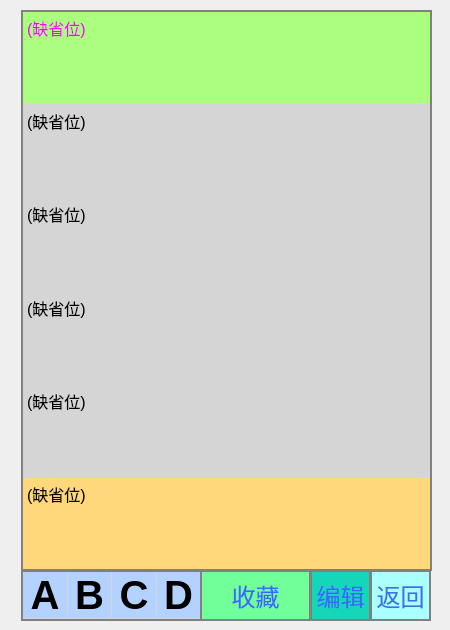
<?xml version="1.0" encoding="UTF-8"?>
<ui version="4.0">
 <class>showInformation</class>
 <widget class="QWidget" name="showInformation">
  <property name="geometry">
   <rect>
    <x>0</x>
    <y>0</y>
    <width>450</width>
    <height>630</height>
   </rect>
  </property>
  <property name="sizePolicy">
   <sizepolicy hsizetype="Fixed" vsizetype="Fixed">
    <horstretch>0</horstretch>
    <verstretch>0</verstretch>
   </sizepolicy>
  </property>
  <property name="windowTitle">
   <string>Form</string>
  </property>
  <widget class="QWidget" name="widget" native="true">
   <property name="geometry">
    <rect>
     <x>0</x>
     <y>0</y>
     <width>450</width>
     <height>630</height>
    </rect>
   </property>
   <property name="sizePolicy">
    <sizepolicy hsizetype="Fixed" vsizetype="Fixed">
     <horstretch>0</horstretch>
     <verstretch>0</verstretch>
    </sizepolicy>
   </property>
   <property name="font">
    <font>
     <pointsize>14</pointsize>
    </font>
   </property>
   <property name="styleSheet">
    <string notr="true"/>
   </property>
   <widget class="QFrame" name="horizontalFrame">
    <property name="geometry">
     <rect>
      <x>21</x>
      <y>570</y>
      <width>181</width>
      <height>51</height>
     </rect>
    </property>
    <property name="styleSheet">
     <string notr="true">border:2px solid gray;
background-color: rgb(213, 213, 213);</string>
    </property>
    <layout class="QHBoxLayout" name="horizontalLayout">
     <property name="spacing">
      <number>1</number>
     </property>
     <property name="leftMargin">
      <number>0</number>
     </property>
     <property name="topMargin">
      <number>0</number>
     </property>
     <property name="rightMargin">
      <number>0</number>
     </property>
     <property name="bottomMargin">
      <number>0</number>
     </property>
     <item>
      <widget class="QPushButton" name="A">
       <property name="sizePolicy">
        <sizepolicy hsizetype="Fixed" vsizetype="Fixed">
         <horstretch>0</horstretch>
         <verstretch>0</verstretch>
        </sizepolicy>
       </property>
       <property name="font">
        <font>
         <pointsize>30</pointsize>
         <bold>true</bold>
        </font>
       </property>
       <property name="whatsThis">
        <string>1</string>
       </property>
       <property name="styleSheet">
        <string notr="true">border:none;
background-color: rgb(180, 210, 255);border:none;
background-color: rgb(180, 210, 255);</string>
       </property>
       <property name="text">
        <string> A </string>
       </property>
      </widget>
     </item>
     <item>
      <widget class="QPushButton" name="B">
       <property name="sizePolicy">
        <sizepolicy hsizetype="Fixed" vsizetype="Fixed">
         <horstretch>0</horstretch>
         <verstretch>0</verstretch>
        </sizepolicy>
       </property>
       <property name="font">
        <font>
         <pointsize>30</pointsize>
         <bold>true</bold>
        </font>
       </property>
       <property name="whatsThis">
        <string>2</string>
       </property>
       <property name="styleSheet">
        <string notr="true">border:none;
background-color: rgb(180, 210, 255);</string>
       </property>
       <property name="text">
        <string> B </string>
       </property>
      </widget>
     </item>
     <item>
      <widget class="QPushButton" name="C">
       <property name="sizePolicy">
        <sizepolicy hsizetype="Fixed" vsizetype="Fixed">
         <horstretch>0</horstretch>
         <verstretch>0</verstretch>
        </sizepolicy>
       </property>
       <property name="font">
        <font>
         <pointsize>30</pointsize>
         <bold>true</bold>
        </font>
       </property>
       <property name="whatsThis">
        <string>4</string>
       </property>
       <property name="styleSheet">
        <string notr="true">border:none;
background-color: rgb(180, 210, 255);</string>
       </property>
       <property name="text">
        <string> C </string>
       </property>
      </widget>
     </item>
     <item>
      <widget class="QPushButton" name="D">
       <property name="enabled">
        <bool>true</bool>
       </property>
       <property name="sizePolicy">
        <sizepolicy hsizetype="Fixed" vsizetype="Fixed">
         <horstretch>0</horstretch>
         <verstretch>0</verstretch>
        </sizepolicy>
       </property>
       <property name="font">
        <font>
         <pointsize>30</pointsize>
         <bold>true</bold>
        </font>
       </property>
       <property name="whatsThis">
        <string>8</string>
       </property>
       <property name="styleSheet">
        <string notr="true">border:none;
background-color: rgb(180, 210, 255);</string>
       </property>
       <property name="text">
        <string> D </string>
       </property>
      </widget>
     </item>
    </layout>
   </widget>
   <widget class="QPushButton" name="pushButton_3">
    <property name="geometry">
     <rect>
      <x>310</x>
      <y>570</y>
      <width>61</width>
      <height>51</height>
     </rect>
    </property>
    <property name="sizePolicy">
     <sizepolicy hsizetype="Minimum" vsizetype="Fixed">
      <horstretch>0</horstretch>
      <verstretch>0</verstretch>
     </sizepolicy>
    </property>
    <property name="font">
     <font>
      <pointsize>18</pointsize>
     </font>
    </property>
    <property name="styleSheet">
     <string notr="true">border:2px solid gray;
background-color: rgb(20, 215, 186);
color: rgb(60, 102, 255);</string>
    </property>
    <property name="text">
     <string>编辑</string>
    </property>
    <property name="flat">
     <bool>false</bool>
    </property>
   </widget>
   <widget class="QPushButton" name="pushButton_4">
    <property name="geometry">
     <rect>
      <x>370</x>
      <y>570</y>
      <width>61</width>
      <height>51</height>
     </rect>
    </property>
    <property name="font">
     <font>
      <pointsize>18</pointsize>
     </font>
    </property>
    <property name="styleSheet">
     <string notr="true">color: rgb(61, 112, 232);
background-color: rgb(170, 255, 255);
border:2px solid gray;</string>
    </property>
    <property name="text">
     <string>返回</string>
    </property>
    <property name="flat">
     <bool>false</bool>
    </property>
   </widget>
   <widget class="QPushButton" name="pushButton_5">
    <property name="geometry">
     <rect>
      <x>200</x>
      <y>570</y>
      <width>111</width>
      <height>51</height>
     </rect>
    </property>
    <property name="sizePolicy">
     <sizepolicy hsizetype="Minimum" vsizetype="Fixed">
      <horstretch>0</horstretch>
      <verstretch>0</verstretch>
     </sizepolicy>
    </property>
    <property name="font">
     <font>
      <pointsize>18</pointsize>
     </font>
    </property>
    <property name="styleSheet">
     <string notr="true">border:2px solid gray;
background-color: rgb(112, 255, 153);
color: rgb(60, 102, 255);</string>
    </property>
    <property name="text">
     <string>收藏</string>
    </property>
    <property name="flat">
     <bool>false</bool>
    </property>
   </widget>
  </widget>
  <widget class="QFrame" name="frame_2">
   <property name="geometry">
    <rect>
     <x>21</x>
     <y>10</y>
     <width>411</width>
     <height>561</height>
    </rect>
   </property>
   <property name="font">
    <font>
     <pointsize>12</pointsize>
    </font>
   </property>
   <property name="styleSheet">
    <string notr="true">border:2px solid gray;
background-color: rgb(213, 213, 213);</string>
   </property>
   <layout class="QGridLayout" name="gridLayout">
    <property name="leftMargin">
     <number>0</number>
    </property>
    <property name="topMargin">
     <number>0</number>
    </property>
    <property name="rightMargin">
     <number>0</number>
    </property>
    <property name="bottomMargin">
     <number>0</number>
    </property>
    <property name="horizontalSpacing">
     <number>0</number>
    </property>
    <property name="verticalSpacing">
     <number>2</number>
    </property>
    <item row="2" column="0">
     <widget class="QTextEdit" name="AnswerB">
      <property name="font">
       <font>
        <pointsize>12</pointsize>
       </font>
      </property>
      <property name="autoFillBackground">
       <bool>false</bool>
      </property>
      <property name="styleSheet">
       <string notr="true">border:none;
background-color:color(32,5,6);</string>
      </property>
      <property name="readOnly">
       <bool>true</bool>
      </property>
      <property name="html">
       <string>&lt;!DOCTYPE HTML PUBLIC &quot;-//W3C//DTD HTML 4.0//EN&quot; &quot;http://www.w3.org/TR/REC-html40/strict.dtd&quot;&gt;
&lt;html&gt;&lt;head&gt;&lt;meta name=&quot;qrichtext&quot; content=&quot;1&quot; /&gt;&lt;meta charset=&quot;utf-8&quot; /&gt;&lt;style type=&quot;text/css&quot;&gt;
p, li { white-space: pre-wrap; }
&lt;/style&gt;&lt;/head&gt;&lt;body style=&quot; font-family:'Microsoft YaHei UI'; font-size:12pt; font-weight:400; font-style:normal;&quot;&gt;
&lt;p style=&quot; margin-top:0px; margin-bottom:0px; margin-left:0px; margin-right:0px; -qt-block-indent:0; text-indent:0px;&quot;&gt;&lt;span style=&quot; font-family:'SimSun';&quot;&gt;(缺省位)&lt;/span&gt;&lt;/p&gt;&lt;/body&gt;&lt;/html&gt;</string>
      </property>
      <property name="overwriteMode">
       <bool>false</bool>
      </property>
     </widget>
    </item>
    <item row="4" column="0">
     <widget class="QTextEdit" name="AnswerD">
      <property name="enabled">
       <bool>true</bool>
      </property>
      <property name="font">
       <font>
        <pointsize>12</pointsize>
       </font>
      </property>
      <property name="autoFillBackground">
       <bool>false</bool>
      </property>
      <property name="styleSheet">
       <string notr="true">border:none;
background-color:color(32,5,6);</string>
      </property>
      <property name="readOnly">
       <bool>true</bool>
      </property>
      <property name="html">
       <string>&lt;!DOCTYPE HTML PUBLIC &quot;-//W3C//DTD HTML 4.0//EN&quot; &quot;http://www.w3.org/TR/REC-html40/strict.dtd&quot;&gt;
&lt;html&gt;&lt;head&gt;&lt;meta name=&quot;qrichtext&quot; content=&quot;1&quot; /&gt;&lt;meta charset=&quot;utf-8&quot; /&gt;&lt;style type=&quot;text/css&quot;&gt;
p, li { white-space: pre-wrap; }
&lt;/style&gt;&lt;/head&gt;&lt;body style=&quot; font-family:'Microsoft YaHei UI'; font-size:12pt; font-weight:400; font-style:normal;&quot;&gt;
&lt;p style=&quot; margin-top:0px; margin-bottom:0px; margin-left:0px; margin-right:0px; -qt-block-indent:0; text-indent:0px;&quot;&gt;&lt;span style=&quot; font-family:'SimSun';&quot;&gt;(缺省位)&lt;/span&gt;&lt;/p&gt;&lt;/body&gt;&lt;/html&gt;</string>
      </property>
      <property name="overwriteMode">
       <bool>false</bool>
      </property>
     </widget>
    </item>
    <item row="0" column="0">
     <widget class="QTextEdit" name="Topic">
      <property name="font">
       <font>
        <pointsize>12</pointsize>
       </font>
      </property>
      <property name="autoFillBackground">
       <bool>false</bool>
      </property>
      <property name="styleSheet">
       <string notr="true">border:none;
background-color: rgb(170, 255, 127);
color:rgb(255, 0, 255)</string>
      </property>
      <property name="readOnly">
       <bool>true</bool>
      </property>
      <property name="html">
       <string>&lt;!DOCTYPE HTML PUBLIC &quot;-//W3C//DTD HTML 4.0//EN&quot; &quot;http://www.w3.org/TR/REC-html40/strict.dtd&quot;&gt;
&lt;html&gt;&lt;head&gt;&lt;meta name=&quot;qrichtext&quot; content=&quot;1&quot; /&gt;&lt;meta charset=&quot;utf-8&quot; /&gt;&lt;style type=&quot;text/css&quot;&gt;
p, li { white-space: pre-wrap; }
&lt;/style&gt;&lt;/head&gt;&lt;body style=&quot; font-family:'Microsoft YaHei UI'; font-size:12pt; font-weight:400; font-style:normal;&quot;&gt;
&lt;p style=&quot; margin-top:0px; margin-bottom:0px; margin-left:0px; margin-right:0px; -qt-block-indent:0; text-indent:0px;&quot;&gt;&lt;span style=&quot; font-family:'SimSun';&quot;&gt;(缺省位)&lt;/span&gt;&lt;/p&gt;&lt;/body&gt;&lt;/html&gt;</string>
      </property>
      <property name="overwriteMode">
       <bool>false</bool>
      </property>
     </widget>
    </item>
    <item row="1" column="0">
     <widget class="QTextEdit" name="AnswerA">
      <property name="font">
       <font>
        <pointsize>12</pointsize>
       </font>
      </property>
      <property name="autoFillBackground">
       <bool>false</bool>
      </property>
      <property name="styleSheet">
       <string notr="true">border:none;
background-color:color(32,5,6);</string>
      </property>
      <property name="readOnly">
       <bool>true</bool>
      </property>
      <property name="html">
       <string>&lt;!DOCTYPE HTML PUBLIC &quot;-//W3C//DTD HTML 4.0//EN&quot; &quot;http://www.w3.org/TR/REC-html40/strict.dtd&quot;&gt;
&lt;html&gt;&lt;head&gt;&lt;meta name=&quot;qrichtext&quot; content=&quot;1&quot; /&gt;&lt;meta charset=&quot;utf-8&quot; /&gt;&lt;style type=&quot;text/css&quot;&gt;
p, li { white-space: pre-wrap; }
&lt;/style&gt;&lt;/head&gt;&lt;body style=&quot; font-family:'Microsoft YaHei UI'; font-size:12pt; font-weight:400; font-style:normal;&quot;&gt;
&lt;p style=&quot; margin-top:0px; margin-bottom:0px; margin-left:0px; margin-right:0px; -qt-block-indent:0; text-indent:0px;&quot;&gt;&lt;span style=&quot; font-family:'SimSun';&quot;&gt;(缺省位)&lt;/span&gt;&lt;/p&gt;&lt;/body&gt;&lt;/html&gt;</string>
      </property>
      <property name="overwriteMode">
       <bool>false</bool>
      </property>
     </widget>
    </item>
    <item row="3" column="0">
     <widget class="QTextEdit" name="AnswerC">
      <property name="font">
       <font>
        <pointsize>12</pointsize>
       </font>
      </property>
      <property name="autoFillBackground">
       <bool>false</bool>
      </property>
      <property name="styleSheet">
       <string notr="true">border:none;
background-color:color(32,5,6);</string>
      </property>
      <property name="readOnly">
       <bool>true</bool>
      </property>
      <property name="html">
       <string>&lt;!DOCTYPE HTML PUBLIC &quot;-//W3C//DTD HTML 4.0//EN&quot; &quot;http://www.w3.org/TR/REC-html40/strict.dtd&quot;&gt;
&lt;html&gt;&lt;head&gt;&lt;meta name=&quot;qrichtext&quot; content=&quot;1&quot; /&gt;&lt;meta charset=&quot;utf-8&quot; /&gt;&lt;style type=&quot;text/css&quot;&gt;
p, li { white-space: pre-wrap; }
&lt;/style&gt;&lt;/head&gt;&lt;body style=&quot; font-family:'Microsoft YaHei UI'; font-size:12pt; font-weight:400; font-style:normal;&quot;&gt;
&lt;p style=&quot; margin-top:0px; margin-bottom:0px; margin-left:0px; margin-right:0px; -qt-block-indent:0; text-indent:0px;&quot;&gt;&lt;span style=&quot; font-family:'SimSun';&quot;&gt;(缺省位)&lt;/span&gt;&lt;/p&gt;&lt;/body&gt;&lt;/html&gt;</string>
      </property>
      <property name="overwriteMode">
       <bool>false</bool>
      </property>
     </widget>
    </item>
    <item row="5" column="0">
     <widget class="QTextEdit" name="why">
      <property name="enabled">
       <bool>true</bool>
      </property>
      <property name="font">
       <font>
        <pointsize>12</pointsize>
       </font>
      </property>
      <property name="autoFillBackground">
       <bool>false</bool>
      </property>
      <property name="styleSheet">
       <string notr="true">border:none;
background-color: rgb(255, 216, 124);</string>
      </property>
      <property name="readOnly">
       <bool>true</bool>
      </property>
      <property name="html">
       <string>&lt;!DOCTYPE HTML PUBLIC &quot;-//W3C//DTD HTML 4.0//EN&quot; &quot;http://www.w3.org/TR/REC-html40/strict.dtd&quot;&gt;
&lt;html&gt;&lt;head&gt;&lt;meta name=&quot;qrichtext&quot; content=&quot;1&quot; /&gt;&lt;meta charset=&quot;utf-8&quot; /&gt;&lt;style type=&quot;text/css&quot;&gt;
p, li { white-space: pre-wrap; }
&lt;/style&gt;&lt;/head&gt;&lt;body style=&quot; font-family:'Microsoft YaHei UI'; font-size:12pt; font-weight:400; font-style:normal;&quot;&gt;
&lt;p style=&quot; margin-top:0px; margin-bottom:0px; margin-left:0px; margin-right:0px; -qt-block-indent:0; text-indent:0px;&quot;&gt;&lt;span style=&quot; font-family:'SimSun';&quot;&gt;(缺省位)&lt;/span&gt;&lt;/p&gt;&lt;/body&gt;&lt;/html&gt;</string>
      </property>
      <property name="overwriteMode">
       <bool>false</bool>
      </property>
     </widget>
    </item>
   </layout>
  </widget>
 </widget>
 <resources/>
 <connections/>
</ui>
